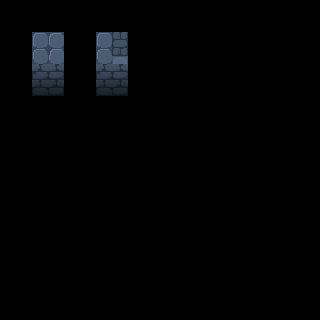

Tiled map render using the project's own tile images. Description and the map definition, with tile-layer contents summarised, below:
An orthogonal 10x10 tile map with 32x32 px tiles, 4 tile layers (regions, input_Auto, input_Auto, output_Auto).

<map version="1.0" tiledversion="1.0.3" orientation="orthogonal" renderorder="right-down" width="10" height="10" tilewidth="32" tileheight="32" nextobjectid="1">
 <tileset firstgid="1" source="../TileSet/tileconfig_level.tsx" />
 <layer name="regions" width="10" height="10">
  <data>[100 cells, 4 non-empty, 1 distinct tile ids]</data>
 </layer>
 <layer name="input_Auto" width="10" height="10">
  <data>[100 cells, 4 non-empty, 3 distinct tile ids]</data>
 </layer>
 <layer name="input_Auto" width="10" height="10">
  <data>[100 cells, 4 non-empty, 3 distinct tile ids]</data>
 </layer>
 <layer name="output_Auto" width="10" height="10">
  <data>[100 cells, 2 non-empty, 1 distinct tile ids]</data>
 </layer>
</map>
